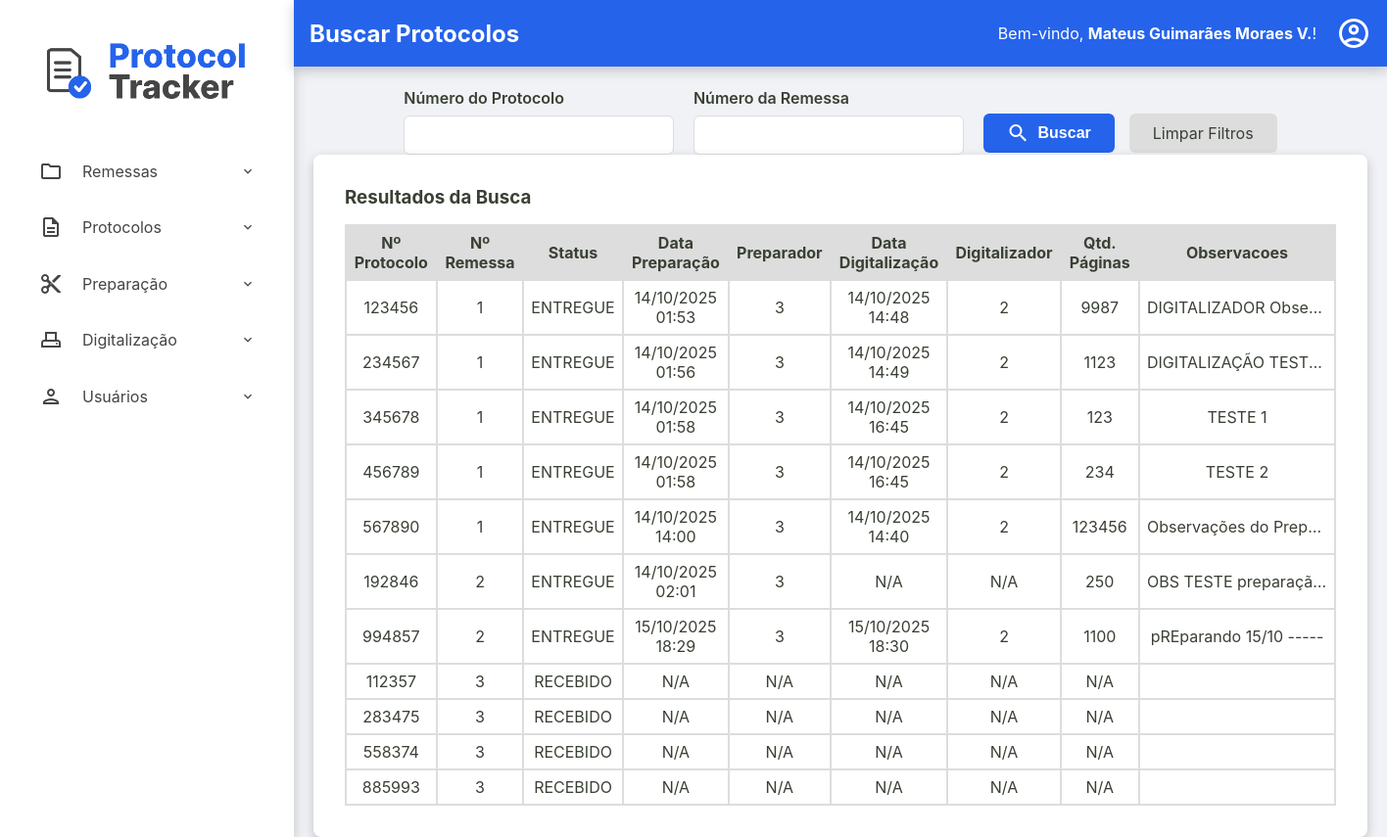
/admin/protocolos/buscar-protocolos (signed in), run on the app's committed database.
### tables this page shows
CREATE TABLE usuarios (
    id INTEGER PRIMARY KEY AUTOINCREMENT,
    nome TEXT NOT NULL,
    email TEXT NOT NULL UNIQUE,
    cpf TEXT NOT NULL UNIQUE,
    hash_senha TEXT NOT NULL,
    permissao TEXT NOT NULL,
    data_criacao TEXT NOT NULL DEFAULT CURRENT_TIMESTAMP,
    status INTEGER NOT NULL DEFAULT 1
  );

CREATE TABLE protocolos (
    id TEXT PRIMARY KEY,
    id_remessa TEXT NOT NULL,
    numero_protocolo TEXT NOT NULL UNIQUE,
    data_preparacao TEXT NULL,
    id_preparador INTEGER NULL,
    data_digitalizacao TEXT NULL,
    id_digitalizador INTEGER NULL,
    status TEXT NOT NULL DEFAULT 'RECEBIDO',
    quantidade_paginas INTEGER NULL CHECK (quantidade_paginas >= 0),
    observacoes TEXT NULL,
    FOREIGN KEY (id_remessa) REFERENCES remessas (id),
    FOREIGN KEY (id_preparador) REFERENCES usuarios (id),
    FOREIGN KEY (id_digitalizador) REFERENCES usuarios (id)
  );

CREATE TABLE remessas (
    numero_remessa INTEGER PRIMARY KEY, -- SQLite vai gerenciar o autoincremento aqui
    id TEXT NOT NULL UNIQUE, -- Seu ID de texto continua sendo obrigatório e único
    data_recebimento TEXT NOT NULL,
    data_entrega TEXT NULL,
    status TEXT NOT NULL DEFAULT 'RECEBIDO',
    quantidade_protocolos INTEGER NULL CHECK (quantidade_protocolos >= 0),
    id_administrador INTEGER NOT NULL,
    observacoes TEXT NULL,
    FOREIGN KEY (id_administrador) REFERENCES usuarios (id)
  );

### src/Controller/ProtocoloController.php (called while the page is built, shortened)
<?php
class ProtocoloController
{
    private ?Usuario $usuario_logado = null;
    public function __construct(
        private ProtocoloRepository $protocoloRepository,
        private ProtocoloService $protocoloService,
        private UsuarioRepository $usuarioRepository,
        private RemessaRepository $remessaRepository,
        private DashboardService $dashboardService
    ) {
        $id_usuario = $_SESSION['usuario_logado_id'] ?? null;
        if ($id_usuario) {
            $this->usuario_logado = $this->usuarioRepository->findById($id_usuario);
        }
    }
    public function buscarProtocolos()
    {
        try {
            $titulo_da_pagina = "Buscar Protocolos";
            $usuario_logado = $this->usuario_logado;
            $numero_protocolo = $_GET['numero_protocolo'] ?? null;
            $numero_remessa = $_GET['numero_remessa'] ?? null;
            $listaProtocolos = $this->protocoloRepository->search($numero_protocolo, $numero_remessa);
            require __DIR__ . '/../../templates/admin/buscar-protocolos.php';
        } catch (Exception $e) {
            $this->home($e->getMessage());
        }
    }
}

### src/Repository/UsuarioRepository.php (called while the page is built, shortened)
<?php
class UsuarioRepository implements UsuarioRepositoryInterface
{
    private PDO $connection;
    public function __construct(PDO $connection)
    {
        $this->connection = $connection;
    }
    public function findById(int $id): ?Usuario
    {
        $sqlQuery = "SELECT * FROM usuarios WHERE id = :id;";
        $stmt = $this->connection->prepare($sqlQuery);
        $stmt->bindValue(':id', $id);
        $stmt->execute();
        $dadosUsuario = $stmt->fetch();
        return Usuario::fromArray($dadosUsuario);
    }
}

### src/Model/Usuario.php (called while the page is built, shortened)
<?php
class Usuario {
    public function getNome(): string { return $this->nome; }
    public static function fromArray(array $array): self
    {
        try {
            $data_criacao = isset($array['data_criacao']) ? new DateTimeImmutable($array['data_criacao']) : null;
        } catch (Exception $e) {
            throw new Exception("Falha ao criar data");
        }
        return new self(
            (int) $array['id'],
            $array['nome'],
            $array['email'],
            $array['cpf'],
            $array['hash_senha'],
            $array['permissao'],
            $data_criacao,
            (bool) $array['status']
        );
    }
}

### src/Controller/Admin/RemessaController.php (called while the page is built, shortened)
<?php
class RemessaController
{
    public function __construct(
        private RemessaRepository $remessaRepository,
        private RemessaService $remessaService,
        private ProtocoloRepository $protocoloRepository,
        private ProtocoloService $protocoloService,
        private UsuarioRepository $usuarioRepository,
        private DashboardService $dashboardService,
        private UsuarioService $usuarioService
    ) {
        $id_usuario = $_SESSION['usuario_logado_id'] ?? null;
        if ($id_usuario) {
            $this->usuario_logado = $this->usuarioRepository->findById($id_usuario);
        }
    }
}

### src/Repository/ProtocoloRepository.php (called while the page is built, shortened)
<?php
class ProtocoloRepository implements ProtocoloRepositoryInterface
{
    private PDO $connection;
    public function __construct(PDO $connection)
    {
        $this->connection = $connection;
    }
    public function search(?string $numero_protocolo = null, ?string $numero_remessa = null): array
    {
        $parametros = [];
        $sqlQuery = "SELECT
        p.numero_protocolo AS numero_protocolo,
        r.numero_remessa AS numero_remessa,
        p.status AS status_protocolo,
        p.data_preparacao AS data_preparacao,
        p.id_preparador AS id_preparador,
        p.data_digitalizacao AS data_digitalizacao,
        p.id_digitalizador AS id_digitalizador,
        p.quantidade_paginas AS quantidade_paginas,
        p.observacoes AS observacoes
        FROM protocolos as p
        JOIN remessas as r
        ON p.id_remessa = r.id";
        $sqlQuery .= ' ORDER BY r.numero_remessa, p.numero_protocolo;';
        $stmt = $this->connection->prepare($sqlQuery);
        $stmt->execute($parametros);
        return $stmt->fetchAll();
    }
}

### templates/admin/buscar-protocolos.php (the view)
<?php require __DIR__ . '/../components/_header.php'; ?>
<div class="form-container busca-container">
    <form action="/admin/protocolos/buscar-protocolos" method="get" class="busca-form">
        <div class="form-row">
            <div class="form-group">
                <label for="numero_protocolo">Número do Protocolo</label>
                <input type="text" id="numero_protocolo" name="numero_protocolo" value="<?= htmlspecialchars($_GET['numero_protocolo'] ?? '') ?>">
            </div>
            <div class="form-group">
                <label for="numero_remessa">Número da Remessa</label>
                <input type="text" id="numero_remessa" name="numero_remessa" value="<?= htmlspecialchars($_GET['numero_remessa'] ?? '') ?>">
            </div>
        </div>
        <div class="form-actions">
            <button type="submit" class="btn-buscar">
                <span class="material-icons-outlined">search</span> Buscar
            </button>
            <a href="/admin/protocolos/buscar-protocolos" class="btn-limpar">Limpar Filtros</a>
        </div>
    </form>
</div>
<div class="listagem-container busca-container">
    <h3>Resultados da Busca</h3>
    <table class="protocolos-table datatable-js">
        <thead>
            <tr>
                <th>Nº Protocolo</th>
                <th>Nº Remessa</th>
                <th>Status</th>
                <th>Data Preparação</th>
                <th>Preparador</th>
                <th>Data Digitalização</th>
                <th>Digitalizador</th>
                <th>Qtd. Páginas</th>
                <th>Observacoes</th>
            </tr>
        </thead>
        <tbody>
            <?php foreach ($listaProtocolos as $protocolo): ?>
                <tr>
                    <td><?= htmlspecialchars($protocolo['numero_protocolo']) ?></td>
                    <td><?= htmlspecialchars($protocolo['numero_remessa']) ?></td>
                    <td><?= htmlspecialchars($protocolo['status_protocolo']) ?></td>
                    <td><?= $protocolo['data_preparacao'] ? (new DateTimeImmutable($protocolo['data_preparacao']))->format('d/m/Y H:i') : 'N/A' ?></td>
                    <td><?= htmlspecialchars($protocolo['id_preparador'] ?? 'N/A') ?></td>
                    <td><?= $protocolo['data_digitalizacao'] ? (new DateTimeImmutable($protocolo['data_digitalizacao']))->format('d/m/Y H:i') : 'N/A' ?></td>
                    <td><?= htmlspecialchars($protocolo['id_digitalizador'] ?? 'N/A') ?></td>
                    <td><?= htmlspecialchars($protocolo['quantidade_paginas'] ?? 'N/A') ?></td>
                    <td class="coluna-observacoes" title="<?= htmlspecialchars($protocolo['observacoes'] ?? '') ?>"><?= htmlspecialchars($protocolo['observacoes']) ?? '' ?></td>
                </tr>
            <?php endforeach; ?>
        </tbody>
    </table>
</div>
<?php require __DIR__ . '/../components/_footer.php'; ?>

### templates/components/_content-header.php (shortened to what this page needs)
<div class="content-header">
    <div class="header-title">
        <h2><?= isset($titulo_da_pagina) ? htmlspecialchars($titulo_da_pagina) : 'Página sem Título' ?></h2>
    </div>
    <div class="logout">
        <?php if (isset($usuario_logado) && $usuario_logado): ?>
            <div class="welcome-message">
                <span>Bem-vindo, <strong><?= htmlspecialchars($usuario_logado->getNome()) ?></strong>!</span>
            </div>
            <div class="dropdown">
                <a href="#" id="user-menu-toggle" class="action-icon" title="Opções do Usuário">
                    <span class="material-icons-outlined">account_circle</span>
                </a>
            </div>
        <?php endif; ?>
    </div>
</div>

### public/assets/css/style.css (style rules this page uses)
:root { --cor-fundo-sidebar: #ffffff; --cor-fundo-sidebar-hover: #f2f6ff; --cor-fontes-sidebar: #454545; --cor-fundo-header: #2563eb; --cor-fontes-header: #ffffff; --cor-bordas: #ddd; --cor-fundo-body: #f0f2f5; --cor-fontes-body: #394034; --cor-fundo-sidebar-active: #dbe6ff; --cor-fontes-sidebar-active: #2563eb; --cor-bordas-focus: #80bdff; --cor-fontes-main-button: #ffffff; --cor-main-button: #2563eb; --cor-fontes-cards: #696969; --cor-icones-header: #969696; --cor-icones-header-hover: #007bff; --cor-primaria-erro: #ff2c2c; }
* { margin: 0; padding: 0; box-sizing: border-box; }
body { font-family: -apple-system, BlinkMacSystemFont, 'Segoe UI', Roboto, 'Helvetica Neue', Arial, sans-serif; background-color: var(--cor-fundo-body); color: var(--cor-fontes-body); display: flex; flex-direction: column; min-height: 100vh; }
a { text-decoration: none; }
.content-header { width: 100%; margin: 0 auto 1.4rem auto; display: flex; justify-content: space-between; align-items: center; background-color: var(--cor-fundo-header); color: var(--cor-fontes-header); box-shadow: 0 4px 12px rgba(0,0,0,0.2); padding: 1rem; }
.content-header span { color: var(--cor-fontes-header); }
.action-icon { color: var(--cor-icones-header); transition: color 0.2s; display: flex; align-items: center; }
.action-icon .material-icons-outlined { font-size: 36px; }
.form-row { display: flex; gap: 20px; }
.form-group { flex-grow: 1; }
.form-group label { width: 100%; display: block; font-weight: 600; margin-bottom: 0.5rem; }
.form-group input[type="text"], .form-group input[type="number"], .form-group input[type="email"], .form-group input[type="password"], .form-group textarea { width: 100%; height: 40px; padding: 0.8rem; border: 1px solid var(--cor-bordas); border-radius: 6px; font-size: 1rem; font-family: inherit; transition: border-color 0.2s, box-shadow 0.2s; }
.form-actions { display: flex; justify-content: flex-end; }
.form-actions button { font-weight: bold; color: var(--cor-fontes-main-button); background-color: var(--cor-main-button); display: inline-flex; align-items: center; gap: 8px; height: 40px; padding: 0.8rem 1.5rem; font-size: 1rem; border: none; border-radius: 6px; cursor: pointer; transition: background-color 0.2s; text-decoration: none; }
.busca-form-container, .listagem-container { width: 100%; max-width: 1400px; box-shadow: 0 4px 12px rgba(0,0,0,0.2); margin: 0 auto; background-color: var(--cor-fundo-sidebar); padding: 2rem; border-radius: 8px; }
.busca-form .form-row { display: flex; gap: 20px; align-items: flex-end; }
.busca-form .form-group { flex-grow: 1; }
.busca-form .form-actions { display: flex; align-items: center; gap: 15px; margin-top: 1.5rem; }
.busca-form { display: flex; justify-content: space-between; flex-wrap: wrap; gap: 20px; }
.btn-buscar, .btn-limpar { display: inline-flex; align-items: center; gap: 8px; height: 40px; padding: 0.8rem 1.5rem; font-size: 1rem; border: none; border-radius: 6px; cursor: pointer; transition: background-color 0.2s; text-decoration: none; }
.btn-limpar { color: var(--cor-fontes-body); background-color: var(--cor-bordas); }
.listagem-container h3 { margin-bottom: 1rem; }
.protocolos-table { width: 100%; border-collapse: collapse; border-spacing: 0; }
.protocolos-table .coluna-observacoes { max-width: 200px; width: 10%; white-space: nowrap; overflow: hidden; text-overflow: ellipsis; }
.protocolos-table th, .protocolos-table td { padding: 7px; border: 2px solid var(--cor-bordas); text-align: center; vertical-align: middle; }
.protocolos-table thead { background-color: var(--cor-bordas); }
.material-icons-outlined { vertical-align: middle; }
.dropdown { position: relative; display: inline-block; }
.logout { display: flex; align-items: center; justify-content: center; gap: 20px; }

### data on the page
usuarios: nome "Mateus Guimarães Moraes V."
protocolos: numero_protocolo "123456", remessas.numero_remessa "1", status "ENTREGUE", data_preparacao "14/10/2025 01:53", id_preparador "3", data_digitalizacao "14/10/2025 14:48", id_digitalizador "2", quantidade_paginas "9987", observacoes "DIGITALIZADOR Obse…"
protocolos: numero_protocolo "234567", remessas.numero_remessa "1", status "ENTREGUE", data_preparacao "14/10/2025 01:56", id_preparador "3", data_digitalizacao "14/10/2025 14:49", id_digitalizador "2", quantidade_paginas "1123", observacoes "DIGITALIZAÇÃO TEST…"
protocolos: numero_protocolo "345678", remessas.numero_remessa "1", status "ENTREGUE", data_preparacao "14/10/2025 01:58", id_preparador "3", data_digitalizacao "14/10/2025 16:45", id_digitalizador "2", quantidade_paginas "123", observacoes "TESTE 1"
protocolos: numero_protocolo "456789", remessas.numero_remessa "1", status "ENTREGUE", data_preparacao "14/10/2025 01:58", id_preparador "3", data_digitalizacao "14/10/2025 16:45", id_digitalizador "2", quantidade_paginas "234", observacoes "TESTE 2"
protocolos: numero_protocolo "567890", remessas.numero_remessa "1", status "ENTREGUE", data_preparacao "14/10/2025 14:00", id_preparador "3", data_digitalizacao "14/10/2025 14:40", id_digitalizador "2", quantidade_paginas "123456", observacoes "Observações do Prep…"
protocolos: numero_protocolo "192846", remessas.numero_remessa "2", status "ENTREGUE", data_preparacao "14/10/2025 02:01", id_preparador "3", shows "N/A", id_digitalizador "N/A", quantidade_paginas "250", observacoes "OBS TESTE preparaçã…"
protocolos: numero_protocolo "994857", remessas.numero_remessa "2", status "ENTREGUE", data_preparacao "15/10/2025 18:29", id_preparador "3", data_digitalizacao "15/10/2025 18:30", id_digitalizador "2", quantidade_paginas "1100", observacoes "pREparando 15/10 -----"
protocolos: numero_protocolo "112357", remessas.numero_remessa "3", status "RECEBIDO", shows "N/A", id_preparador "N/A", id_digitalizador "N/A", quantidade_paginas "N/A"
protocolos: numero_protocolo "283475", remessas.numero_remessa "3", status "RECEBIDO", shows "N/A", id_preparador "N/A", id_digitalizador "N/A", quantidade_paginas "N/A"
protocolos: numero_protocolo "558374", remessas.numero_remessa "3", status "RECEBIDO", shows "N/A", id_preparador "N/A", id_digitalizador "N/A", quantidade_paginas "N/A"
protocolos: numero_protocolo "885993", remessas.numero_remessa "3", status "RECEBIDO", shows "N/A", id_preparador "N/A", id_digitalizador "N/A", quantidade_paginas "N/A"

### other printed values
$titulo_da_pagina "Buscar Protocolos"
